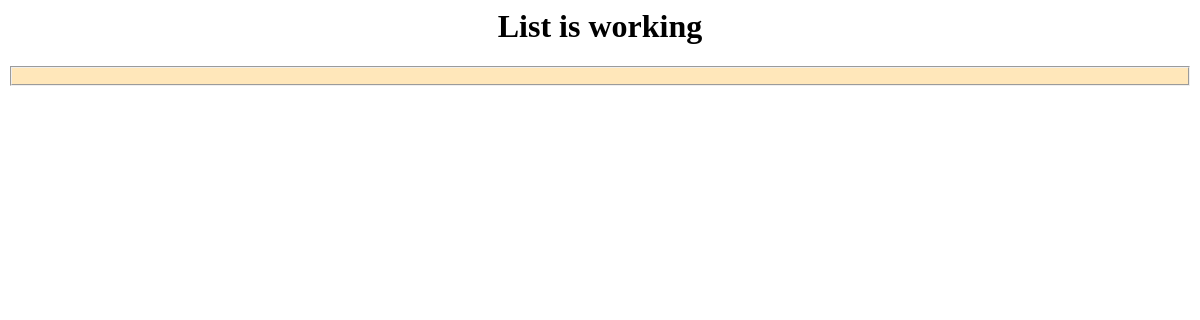
The app's page /posts/, older data.
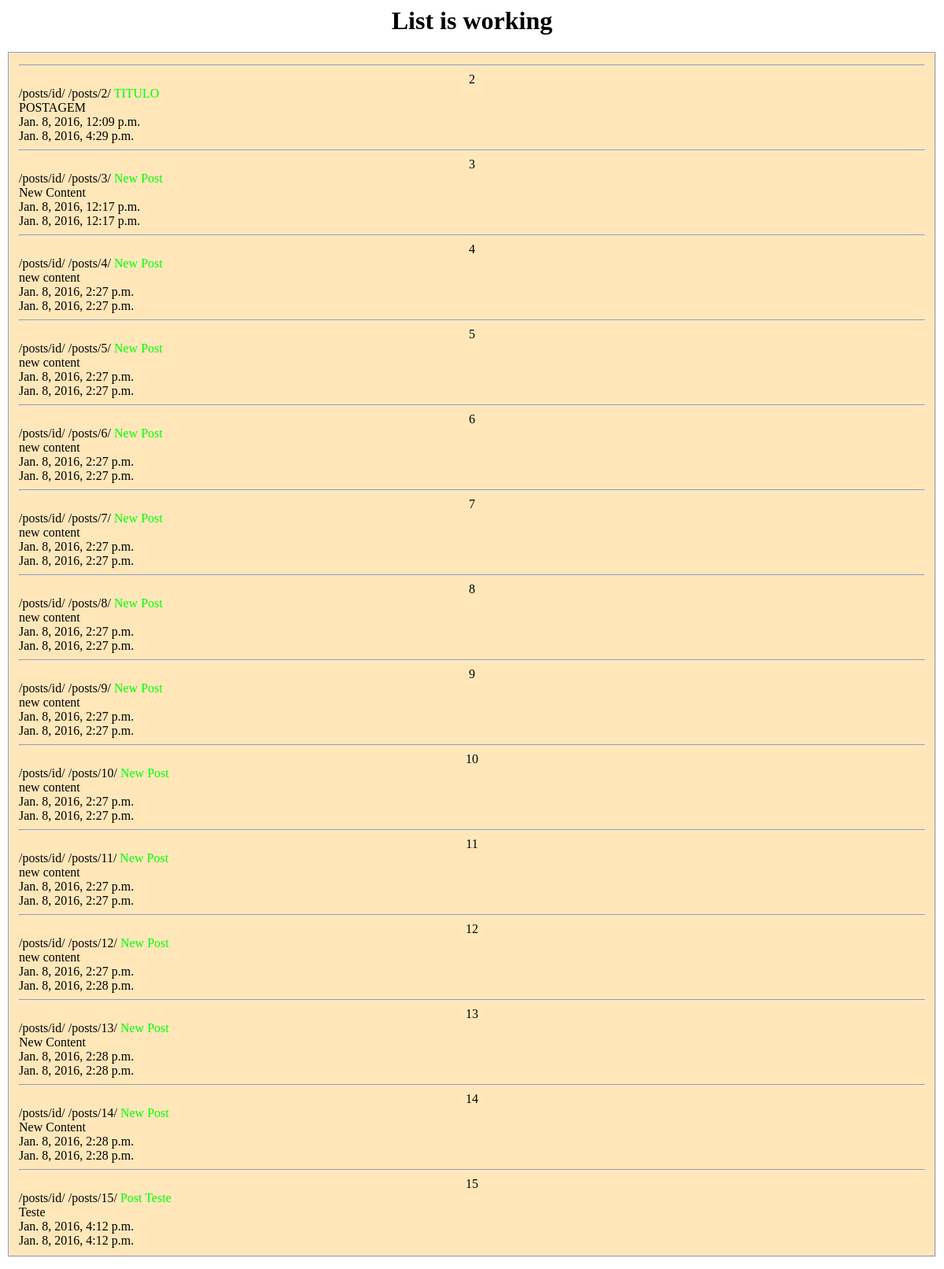
The same page, newer data.
### posts/models.py (models this page shows, shortened)
class Post(models.Model):
	title = models.CharField(max_length=120)
	content = models.TextField()
	updated = models.DateTimeField(auto_now=True, auto_now_add=False)
	timestamp = models.DateTimeField(auto_now=False, auto_now_add=True)
	def get_absolute_url(self):
		return reverse("posts:detail", kwargs={"id": self.id})

### posts/views.py (the view)
def post_list(request):
	queryset = Post.objects.all()
	context = {
		"object_list":queryset,
		"title":"List",
	}
	return render(request, "index.html", context)

### templates/index.html
<hmtl>
<head> </head>
<body>
<center><h1> {{ title }} is working </h1></center>
	<fieldset style="background-color:#FFE7BA;">
		{% for obj in object_list %}
		<hr />
		<center>{{ obj.id }}</center>
		/posts/id/
		{% url "posts:detail" id=obj.id %}
		<a href='{{ obj.get_absolute_url }}' style="color: #00FF00; text-decoration:none;"> {{ obj.title }}</a> <br />
		{{ obj.content }} <br />
		{{ obj.timestamp }} <br />
		{{ obj.updated }} <br />
		{% endfor %}
	</fieldset>
	<br />
	<br />
	<br />
</body>
</hmtl>

Row changes from the older to the newer data that the page shows:
added Post: id "2", id "/posts/2/", title "TITULO", content "POSTAGEM", timestamp "Jan. 8, 2016, 12:09 p.m.", updated "Jan. 8, 2016, 4:29 p.m."
added Post: id "3", id "/posts/3/", title "New Post", content "New Content", timestamp "Jan. 8, 2016, 12:17 p.m.", updated "Jan. 8, 2016, 12:17 p.m."
added Post: id "4", id "/posts/4/", title "New Post", content "new content", timestamp "Jan. 8, 2016, 2:27 p.m.", updated "Jan. 8, 2016, 2:27 p.m."
added Post: id "5", id "/posts/5/", title "New Post", content "new content", timestamp "Jan. 8, 2016, 2:27 p.m.", updated "Jan. 8, 2016, 2:27 p.m."
added Post: id "6", id "/posts/6/", title "New Post", content "new content", timestamp "Jan. 8, 2016, 2:27 p.m.", updated "Jan. 8, 2016, 2:27 p.m."
added Post: id "7", id "/posts/7/", title "New Post", content "new content", timestamp "Jan. 8, 2016, 2:27 p.m.", updated "Jan. 8, 2016, 2:27 p.m."
added Post: id "8", id "/posts/8/", title "New Post", content "new content", timestamp "Jan. 8, 2016, 2:27 p.m.", updated "Jan. 8, 2016, 2:27 p.m."
added Post: id "9", id "/posts/9/", title "New Post", content "new content", timestamp "Jan. 8, 2016, 2:27 p.m.", updated "Jan. 8, 2016, 2:27 p.m."
added Post: id "10", id "/posts/10/", title "New Post", content "new content", timestamp "Jan. 8, 2016, 2:27 p.m.", updated "Jan. 8, 2016, 2:27 p.m."
added Post: id "11", id "/posts/11/", title "New Post", content "new content", timestamp "Jan. 8, 2016, 2:27 p.m.", updated "Jan. 8, 2016, 2:27 p.m."
added Post: id "12", id "/posts/12/", title "New Post", content "new content", timestamp "Jan. 8, 2016, 2:27 p.m.", updated "Jan. 8, 2016, 2:28 p.m."
added Post: id "13", id "/posts/13/", title "New Post", content "New Content", timestamp "Jan. 8, 2016, 2:28 p.m.", updated "Jan. 8, 2016, 2:28 p.m."
added Post: id "14", id "/posts/14/", title "New Post", content "New Content", timestamp "Jan. 8, 2016, 2:28 p.m.", updated "Jan. 8, 2016, 2:28 p.m."
added Post: id "15", id "/posts/15/", title "Post Teste", content "Teste", timestamp "Jan. 8, 2016, 4:12 p.m.", updated "Jan. 8, 2016, 4:12 p.m."
